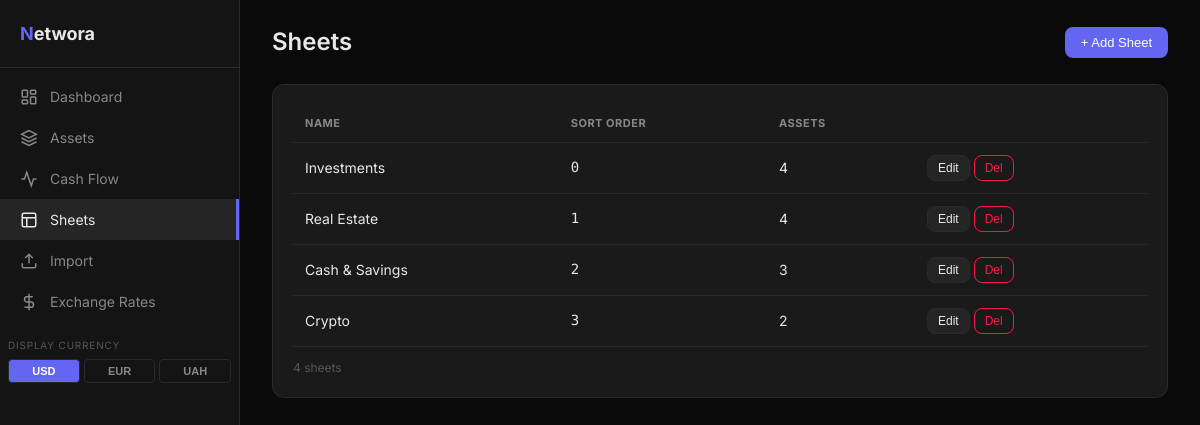
Page /sheets on the committed database.
### tables this page shows
CREATE TABLE sheets (
    id INTEGER PRIMARY KEY AUTOINCREMENT,
    name TEXT NOT NULL UNIQUE,
    sort_order INTEGER DEFAULT 0,
    created_at TIMESTAMP DEFAULT CURRENT_TIMESTAMP
);

### app/routers/sheets.py (the view)
@router.get("/sheets", response_class=HTMLResponse)
async def sheets_page(request: Request):
    db = await get_db()
    cursor = await db.execute("SELECT * FROM sheets ORDER BY sort_order, name")
    sheets = [dict(row) for row in await cursor.fetchall()]
    cursor = await db.execute(
        "SELECT sheet_id, COUNT(*) as cnt FROM assets WHERE sheet_id IS NOT NULL GROUP BY sheet_id"
    )
    counts = {row["sheet_id"]: row["cnt"] for row in await cursor.fetchall()}
    for sheet in sheets:
        sheet["asset_count"] = counts.get(sheet["id"], 0)
    return templates.TemplateResponse(
        request,
        "sheets/list.html",
        {
            "request": request,
            "sheets": sheets,
            "page": "sheets",
        },
    )

### templates/sheets/list.html (shortened to what this page needs)
{% extends "base.html" %}
{% block content %}
<div class="page-header">
    <h1>Sheets</h1>
    <button class="btn btn-primary" onclick="document.getElementById('addSheetModal').style.display='flex'">+ Add Sheet</button>
</div>
{% if sheets %}
<div class="card">
    <div class="table-container">
        <table>
            <thead>
                <tr>
                    <th>Name</th>
                    <th>Sort Order</th>
                    <th>Assets</th>
                    <th></th>
                </tr>
            </thead>
            <tbody>
                {% for sheet in sheets %}
                <tr id="sheet-row-{{ sheet.id }}">
                    <td>{{ sheet.name }}</td>
                    <td class="mono">{{ sheet.sort_order }}</td>
                    <td>{{ sheet.asset_count }}</td>
                    <td>
                        <div style="display:flex; gap:4px">
                            <button class="btn btn-sm btn-secondary"
                                    hx-get="/sheets/{{ sheet.id }}/edit-form"
                                    hx-target="#sheet-row-{{ sheet.id }}"
                                    hx-swap="outerHTML">Edit</button>
                            <button class="btn btn-sm btn-danger"
                                    hx-post="/sheets/{{ sheet.id }}/delete"
                                    hx-confirm="Delete this sheet?"
                                    hx-target="#sheet-row-{{ sheet.id }}"
                                    hx-swap="outerHTML">Del</button>
                        </div>
                    </td>
                </tr>
                {% endfor %}
            </tbody>
        </table>
    </div>
    <div style="padding-top:12px; font-size:12px; color:var(--text-muted)">{{ sheets | length }} sheets</div>
</div>
{% endif %}
{% endblock %}

### templates/base.html (shortened to what this page needs)
<!DOCTYPE html>
<html lang="en">
<head>
    <link rel="stylesheet" href="/static/css/style.css">
</head>
<body>
    <div class="layout">
        <nav class="sidebar" id="sidebar">
            <div class="sidebar-logo">
                <span>N</span>etwora
            </div>
            <ul class="sidebar-nav">
                <li>
                    <a href="/" class="{% if page == 'dashboard' %}active{% endif %}">
                        <svg width="18" height="18" viewBox="0 0 24 24" fill="none" stroke="currentColor" stroke-width="2"><rect x="3" y="3" width="7" height="9" rx="1"/><rect x="14" y="3" width="7" height="5" rx="1"/><rect x="14" y="12" width="7" height="9" rx="1"/><rect x="3" y="16" width="7" height="5" rx="1"/></svg>
                        Dashboard
                    </a>
                </li>
                <li>
                    <a href="/assets" class="{% if page == 'assets' %}active{% endif %}">
                        <svg width="18" height="18" viewBox="0 0 24 24" fill="none" stroke="currentColor" stroke-width="2"><path d="M12 2L2 7l10 5 10-5-10-5z"/><path d="M2 17l10 5 10-5"/><path d="M2 12l10 5 10-5"/></svg>
                        Assets
                    </a>
                </li>
                <li>
                    <a href="/cashflows" class="{% if page == 'cashflows' %}active{% endif %}">
                        <svg width="18" height="18" viewBox="0 0 24 24" fill="none" stroke="currentColor" stroke-width="2"><polyline points="22 12 18 12 15 21 9 3 6 12 2 12"/></svg>
                        Cash Flow
                    </a>
                </li>
                <li>
                    <a href="/sheets" class="{% if page == 'sheets' %}active{% endif %}">
                        <svg width="18" height="18" viewBox="0 0 24 24" fill="none" stroke="currentColor" stroke-width="2">
                            <rect x="3" y="3" width="18" height="18" rx="2" ry="2"/>
                            <line x1="3" y1="9" x2="21" y2="9"/>
                            <line x1="9" y1="21" x2="9" y2="9"/>
                        </svg>
                        Sheets
                    </a>
                </li>
                <li>
                    <a href="/import" class="{% if page == 'import' %}active{% endif %}">
                        <svg width="18" height="18" viewBox="0 0 24 24" fill="none" stroke="currentColor" stroke-width="2"><path d="M21 15v4a2 2 0 0 1-2 2H5a2 2 0 0 1-2-2v-4"/><polyline points="17 8 12 3 7 8"/><line x1="12" y1="3" x2="12" y2="15"/></svg>
                        Import
                    </a>
                </li>
                <li>
                    <a href="/exchange-rates" class="{% if page == 'exchange_rates' %}active{% endif %}">
                        <svg width="18" height="18" viewBox="0 0 24 24" fill="none" stroke="currentColor" stroke-width="2"><line x1="12" y1="1" x2="12" y2="23"/><path d="M17 5H9.5a3.5 3.5 0 0 0 0 7h5a3.5 3.5 0 0 1 0 7H6"/></svg>
                        Exchange Rates
                    </a>
                </li>
            </ul>
            <form method="post" action="/settings/display-currency" style="padding: 0 8px; margin-top: 16px;">
                <div style="font-size: 10px; color: var(--text-muted); text-transform: uppercase; letter-spacing: 0.8px; margin-bottom: 6px;">Display currency</div>
                <div style="display: flex; gap: 4px;">
                    {% for cur in ['USD', 'EUR', 'UAH'] %}
                    <button type="submit" name="currency" value="{{ cur }}"
                            style="flex: 1; padding: 5px 0; font-size: 11px; font-weight: 600; border-radius: 4px; border: 1px solid var(--border); cursor: pointer; transition: background 0.15s;
                                   background: {% if display_currency == cur %}var(--accent){% else %}var(--bg-secondary){% endif %};
                                   color: {% if display_currency == cur %}#fff{% else %}var(--text-secondary){% endif %};">
                        {{ cur }}
                    </button>
                    {% endfor %}
                </div>
            </form>
        </nav>
        <main class="main">
            {% block content %}{% endblock %}
        </main>
    </div>
</body>
</html>

### app/static/css/style.css (style rules this page uses)
:root { --bg-primary: #0a0a0a; --bg-secondary: #141414; --bg-card: #1a1a1a; --bg-hover: #252525; --bg-input: #1e1e1e; --border: #2a2a2a; --text-primary: #e8e8e8; --text-secondary: #888888; --text-muted: #555555; --accent: #6366f1; --positive: #00c853; --negative: #ff1744; --warning: #ffab00; --purple: #7c4dff; --teal: #00bfa5; --blue: #2979ff; }
*, *::before, *::after { box-sizing: border-box; margin: 0; padding: 0; }
body { font-family: 'Inter', -apple-system, BlinkMacSystemFont, 'Segoe UI', sans-serif; background: var(--bg-primary); color: var(--text-primary); line-height: 1.5; min-height: 100vh; }
a { color: var(--accent); text-decoration: none; }
.layout { display: flex; min-height: 100vh; }
.sidebar { width: 240px; background: var(--bg-secondary); border-right: 1px solid var(--border); padding: 20px 0; flex-shrink: 0; position: fixed; top: 0; left: 0; bottom: 0; overflow-y: auto; z-index: 100; }
.sidebar-logo { padding: 0 20px 20px; font-size: 18px; font-weight: 700; color: var(--text-primary); border-bottom: 1px solid var(--border); margin-bottom: 8px; }
.sidebar-logo span { color: var(--accent); }
.sidebar-nav { list-style: none; }
.sidebar-nav a { display: flex; align-items: center; gap: 12px; padding: 10px 20px; color: var(--text-secondary); font-size: 14px; transition: all 0.15s; }
.sidebar-nav a:hover, .sidebar-nav a.active { background: var(--bg-hover); color: var(--text-primary); }
.sidebar-nav a.active { border-right: 3px solid var(--accent); }
.main { flex: 1; margin-left: 240px; padding: 24px 32px; min-height: 100vh; }
.page-header { display: flex; justify-content: space-between; align-items: center; margin-bottom: 24px; }
.page-header h1 { font-size: 24px; font-weight: 600; }
.card { background: var(--bg-card); border: 1px solid var(--border); border-radius: 12px; padding: 20px; }
.table-container { overflow-x: auto; }
table { width: 100%; border-collapse: collapse; }
th { text-align: left; padding: 10px 12px; font-size: 11px; color: var(--text-secondary); text-transform: uppercase; letter-spacing: 0.5px; border-bottom: 1px solid var(--border); white-space: nowrap; }
td { padding: 12px; border-bottom: 1px solid var(--border); font-size: 14px; }
.mono { font-family: 'Roboto Mono', monospace; }
.btn { display: inline-flex; align-items: center; gap: 6px; padding: 8px 16px; border-radius: 8px; font-size: 13px; font-weight: 500; cursor: pointer; border: none; transition: all 0.15s; }
.btn-primary { background: var(--accent); color: white; }
.btn-secondary { background: var(--bg-hover); color: var(--text-primary); border: 1px solid var(--border); }
.btn-danger { background: transparent; color: var(--negative); border: 1px solid var(--negative); }
.btn-sm { padding: 5px 10px; font-size: 12px; }

### rows in the picture
sheets: name "Investments", sort_order "0", asset_count "4"
sheets: name "Real Estate", sort_order "1", asset_count "4"
sheets: name "Cash & Savings", sort_order "2", asset_count "3"
sheets: name "Crypto", sort_order "3", asset_count "2"

### other values in the picture
{{ cur }} "USD" "EUR" "UAH"
{{ sheets | length }} "4"
